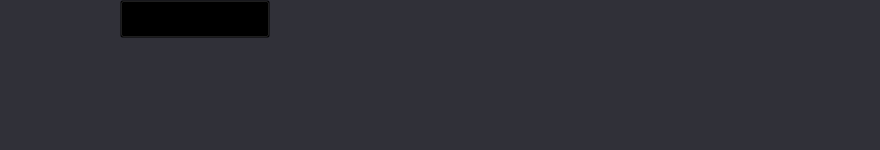
<?xml version="1.0" encoding="UTF-8"?>
<ui version="4.0">
 <class>searchresult</class>
 <widget class="QWidget" name="searchresult">
  <property name="geometry">
   <rect>
    <x>0</x>
    <y>0</y>
    <width>880</width>
    <height>150</height>
   </rect>
  </property>
  <property name="minimumSize">
   <size>
    <width>880</width>
    <height>150</height>
   </size>
  </property>
  <property name="maximumSize">
   <size>
    <width>880</width>
    <height>150</height>
   </size>
  </property>
  <property name="windowTitle">
   <string>Form</string>
  </property>
  <property name="styleSheet">
   <string notr="true">background-color:rgb(48,48,56)</string>
  </property>
  <layout class="QHBoxLayout" name="horizontalLayout">
   <property name="spacing">
    <number>0</number>
   </property>
   <property name="leftMargin">
    <number>0</number>
   </property>
   <property name="topMargin">
    <number>0</number>
   </property>
   <property name="rightMargin">
    <number>0</number>
   </property>
   <property name="bottomMargin">
    <number>0</number>
   </property>
   <item>
    <widget class="QWidget" name="widget" native="true">
     <property name="minimumSize">
      <size>
       <width>120</width>
       <height>0</height>
      </size>
     </property>
     <property name="maximumSize">
      <size>
       <width>120</width>
       <height>16777215</height>
      </size>
     </property>
     <layout class="QVBoxLayout" name="verticalLayout">
      <property name="spacing">
       <number>0</number>
      </property>
      <property name="leftMargin">
       <number>0</number>
      </property>
      <property name="topMargin">
       <number>0</number>
      </property>
      <property name="rightMargin">
       <number>0</number>
      </property>
      <property name="bottomMargin">
       <number>0</number>
      </property>
      <item>
       <widget class="QLabel" name="imgIcon">
        <property name="minimumSize">
         <size>
          <width>120</width>
          <height>0</height>
         </size>
        </property>
        <property name="maximumSize">
         <size>
          <width>120</width>
          <height>16777215</height>
         </size>
        </property>
        <property name="text">
         <string/>
        </property>
        <property name="scaledContents">
         <bool>true</bool>
        </property>
       </widget>
      </item>
     </layout>
    </widget>
   </item>
   <item>
    <widget class="QWidget" name="widget_2" native="true">
     <property name="maximumSize">
      <size>
       <width>16777215</width>
       <height>760</height>
      </size>
     </property>
     <property name="styleSheet">
      <string notr="true">color:rgb(48,48,56)</string>
     </property>
     <layout class="QVBoxLayout" name="verticalLayout_2">
      <property name="spacing">
       <number>0</number>
      </property>
      <property name="leftMargin">
       <number>0</number>
      </property>
      <property name="topMargin">
       <number>0</number>
      </property>
      <property name="rightMargin">
       <number>0</number>
      </property>
      <property name="bottomMargin">
       <number>0</number>
      </property>
      <item>
       <widget class="QWidget" name="widget_3" native="true">
        <layout class="QVBoxLayout" name="verticalLayout_3">
         <property name="spacing">
          <number>0</number>
         </property>
         <property name="leftMargin">
          <number>0</number>
         </property>
         <property name="topMargin">
          <number>0</number>
         </property>
         <property name="rightMargin">
          <number>0</number>
         </property>
         <property name="bottomMargin">
          <number>0</number>
         </property>
         <item>
          <widget class="QPushButton" name="bangumiName">
           <property name="minimumSize">
            <size>
             <width>150</width>
             <height>38</height>
            </size>
           </property>
           <property name="maximumSize">
            <size>
             <width>150</width>
             <height>38</height>
            </size>
           </property>
           <property name="font">
            <font>
             <family>楷体</family>
             <pointsize>20</pointsize>
             <weight>75</weight>
             <bold>true</bold>
            </font>
           </property>
           <property name="cursor">
            <cursorShape>PointingHandCursor</cursorShape>
           </property>
           <property name="styleSheet">
            <string notr="true">background-color:rgba(0,0,0,0);
color:red;
text-align:left;</string>
           </property>
          </widget>
         </item>
        </layout>
       </widget>
      </item>
      <item>
       <widget class="QWidget" name="widget_4" native="true">
        <layout class="QVBoxLayout" name="verticalLayout_4">
         <property name="leftMargin">
          <number>5</number>
         </property>
         <item>
          <widget class="QLabel" name="sub_title">
           <property name="font">
            <font>
             <pointsize>10</pointsize>
            </font>
           </property>
           <property name="styleSheet">
            <string notr="true">color:rgb(170,170,170)</string>
           </property>
          </widget>
         </item>
        </layout>
       </widget>
      </item>
      <item>
       <widget class="QWidget" name="widget_5" native="true">
        <layout class="QVBoxLayout" name="verticalLayout_5">
         <property name="leftMargin">
          <number>5</number>
         </property>
         <item>
          <widget class="QLabel" name="type">
           <property name="font">
            <font>
             <pointsize>10</pointsize>
            </font>
           </property>
           <property name="styleSheet">
            <string notr="true">color:rgb(170,170,170)</string>
           </property>
          </widget>
         </item>
        </layout>
       </widget>
      </item>
      <item>
       <widget class="QWidget" name="widget_6" native="true">
        <layout class="QVBoxLayout" name="verticalLayout_6">
         <property name="leftMargin">
          <number>5</number>
         </property>
         <item>
          <widget class="QLabel" name="brief">
           <property name="maximumSize">
            <size>
             <width>16777215</width>
             <height>760</height>
            </size>
           </property>
           <property name="font">
            <font>
             <pointsize>10</pointsize>
            </font>
           </property>
           <property name="styleSheet">
            <string notr="true">color:rgb(170,170,170)</string>
           </property>
          </widget>
         </item>
        </layout>
       </widget>
      </item>
     </layout>
    </widget>
   </item>
  </layout>
 </widget>
 <resources/>
 <connections/>
</ui>
